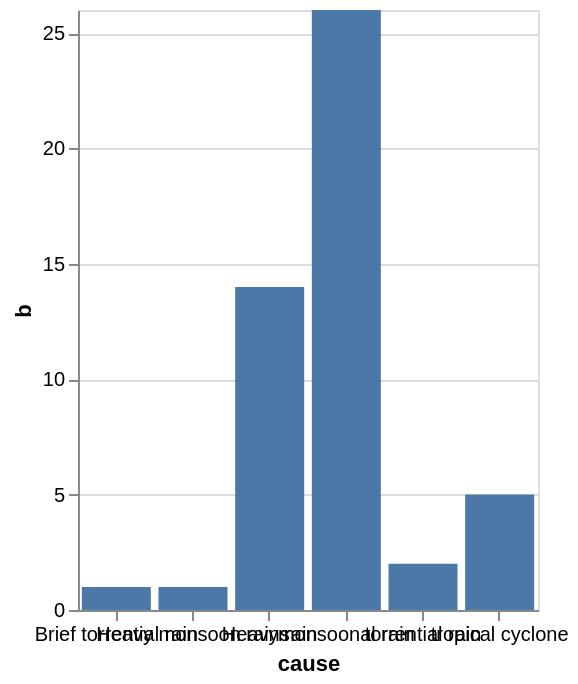

Source (Vega-Lite JSON):
### Vega-Lite specification from a JSON file in a GitHub repository (floating-point values rounded to 4 significant figures)
{"$schema": "https://vega.github.io/schema/vega-lite/v4.json", "width": 230, "height": 300, "description": "A simple bar chart with embedded data.", "data": {"values": [{"cause": "Heavy monsoon rains", "b": 1}, {"cause": "Brief torrential rain", "b": 1}, {"cause": "torrential rain", "b": 2}, {"cause": "Heavy rain", "b": 14}, {"cause": "monsoonal rain", "b": 26}, {"cause": "tropical cyclone", "b": 5}]}, "mark": "bar", "encoding": {"x": {"field": "cause", "type": "nominal", "axis": {"labelAngle": 0}}, "y": {"field": "b", "type": "quantitative"}}}
